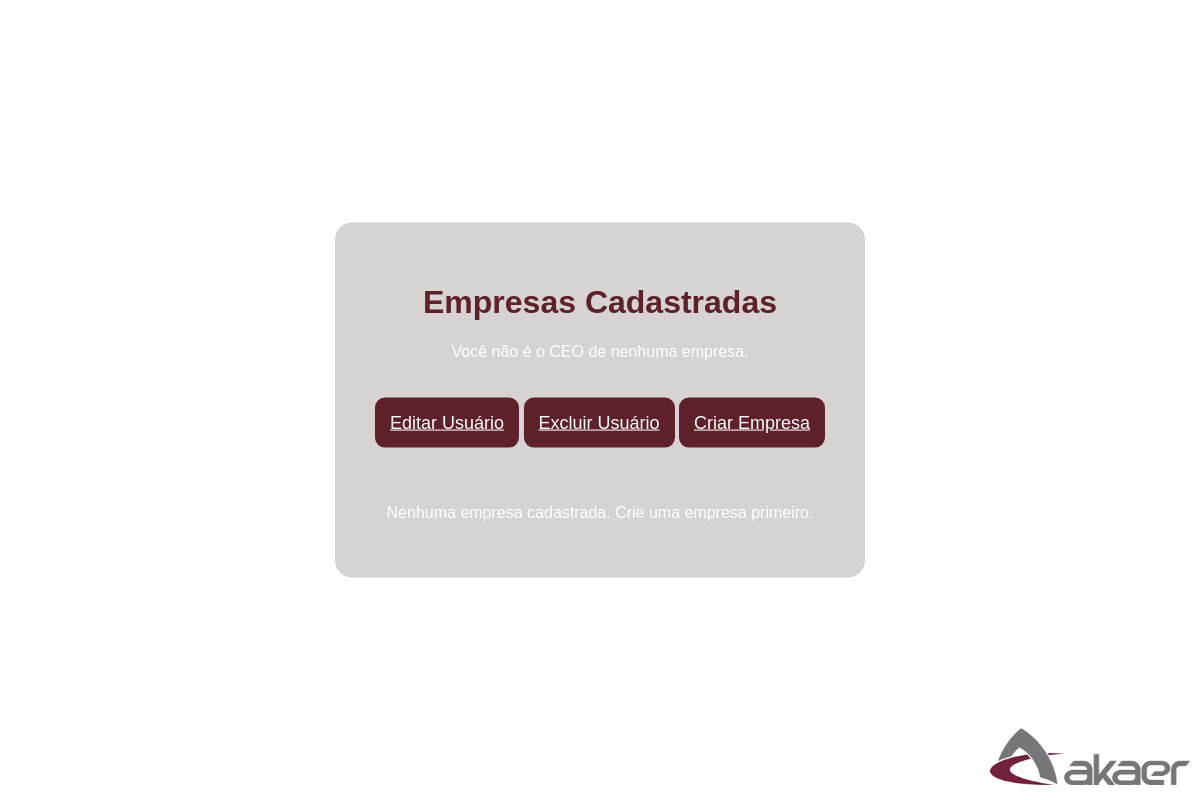
Page /posts_app/home (signed in) on the earlier database version.
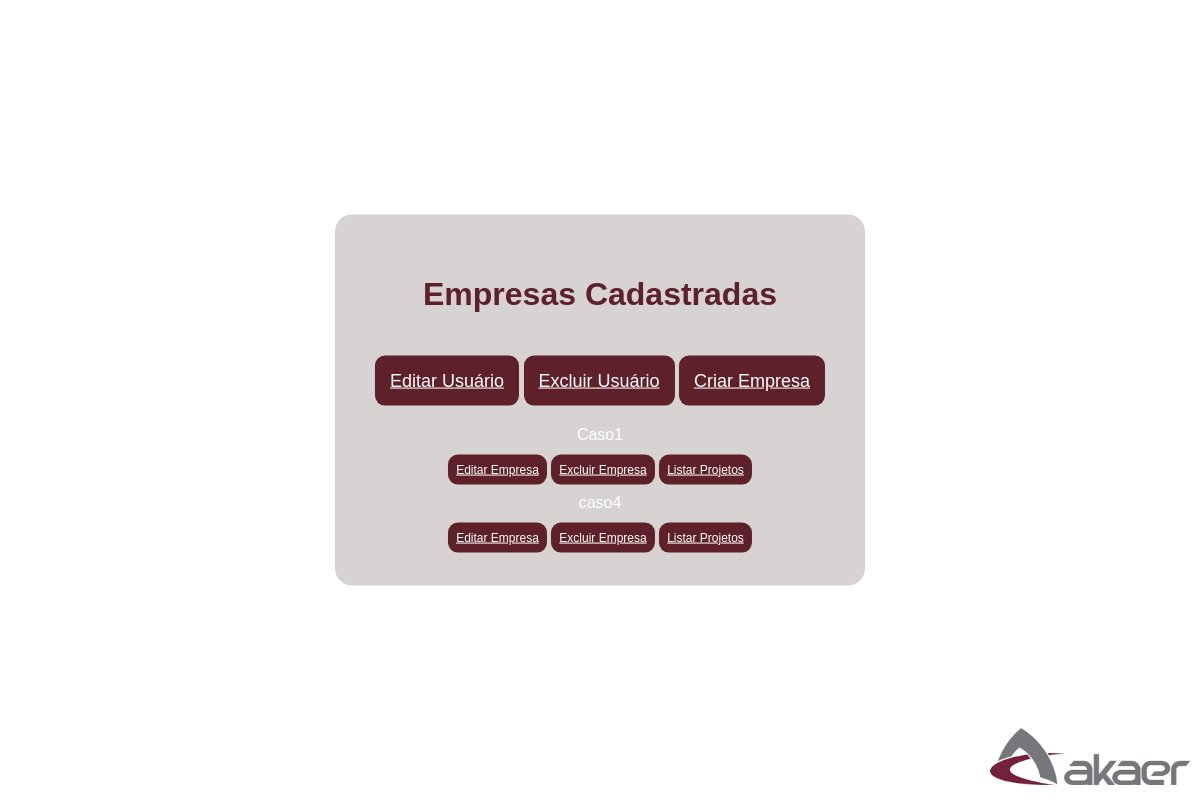
Same page on the later database version.
### posts_app/models.py (models this page shows)
class Empresa(models.Model):
    name = models.CharField(max_length=100)
    ceo = models.ForeignKey(User, on_delete=models.CASCADE, related_name='ceoEmpresa')
    funcionarios = models.ManyToManyField(User, blank='true',related_name='funcionariosEmpresa')

### posts_app/views.py (the view)
# urls.py: path('home', views.listaEmpresa, name='home'),
@login_required(login_url='login')
def listaEmpresa(request):
    template_name = 'home.html'
    try:
        posts = request.user.funcionariosEmpresa.all()
    except:
        posts=[]
    context = {
        'posts': posts,
        }
    print(posts)
    return render(request, template_name, context)

### posts_app/templates/home.html (shortened to what this page needs)
{% load static %}
<!DOCTYPE html>
<html lang="en">
<head>
</head>
<body>
    <div class="container">
        <h1>Empresas Cadastradas</h1>
        {% if posts %}
            {% if projetos %}
                <h3>Projetos da Empresa</h3>
                <ul>
                    {% for projeto in projetos %}
                        <li>{{ projeto.name }}</li>
                    {% endfor %}
                </ul>
            {% else %}
            {% endif %}
            {% else %}
                <p>Você não é o CEO de nenhuma empresa.</p>
            {% endif %}
        <a href="{% url 'editar_usuario' %}" class="button">Editar Usuário</a>
        <a href="{% url 'excluir_usuario' %}" class="button">Excluir Usuário</a>
        <a href="{% url 'criar_empresa' %}" class="button">Criar Empresa</a>
        {% if posts %}
            {% for empresa in posts %}
                <p>{{ empresa.name }}</p>
                <a href="{% url 'editar_empresa' empresa.id %}" class="mini">Editar Empresa</a>
                <a href="{% url 'excluir_empresa' empresa.id %}" class="mini">Excluir Empresa</a>
                <a href="{% url 'listaProjeto' empresa.id%}" class="mini">Listar Projetos</a>
            {% endfor %}
        {% else %}
            <p>Nenhuma empresa cadastrada. Crie uma empresa primeiro.</p>
        {% endif %}
    </div>
    <img src="{% static 'img/img.webp'%}" alt=""/>
</body>
</html>

### posts_app/templates/home.html (style rules this page uses)
body { font-family: Gill Sans, sans-serif; background-color: rgb(255, 255, 255); }
.container { background-color: rgba(206, 201, 201, 0.8); position: absolute; top: 50%; left: 50%; transform: translate(-50%, -50%); padding: 40px; border-radius: 17px; color: white; text-align: center; }
a.button { background-color:rgb(94,33,41) ; text-align: center; border:none; padding:15px; width:100%; border-radius:10px; font-size: 18px; cursor:pointer; color:white; }
a.mini { background-color:rgb(94,33,41) ; text-align: center; border:none; padding:8px; width:100%; border-radius:10px; font-size: 12px; cursor:pointer; color:white; }
h1 { text-align: center; color:rgb(94,33,41); }
img { position: absolute; bottom: 15px; right: 10px; width: 200px; height: auto; }

Differences in the rows shown:
added Empresa: name "Caso1"
added Empresa: name "caso4"
Other differences:
text no longer shown: "Você não é o CEO de nenhuma empresa. Nenhuma empresa cadastrada. Crie uma empresa primeiro."
